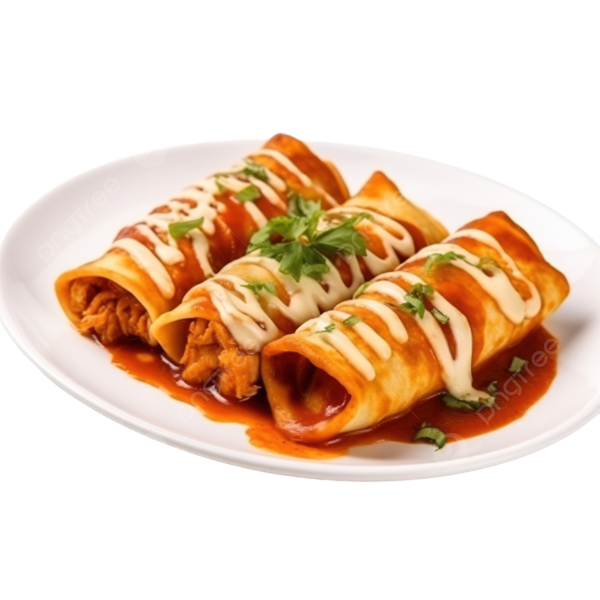
#> input picture assets/Beef_Enchiladas.png, 1200 x 1200 px, found by its file name (shown at 1/2 size); its folder holds only this picture in this run
$ python compressImages.py
#> lines starting #> are read from the running program, lines starting #| are printed output that depends on the picture
from PIL import Image, ImageFile, UnidentifiedImageError
import os

def compress_images(source_dir, target_dir, max_size=(500, 300)):
#> called with source_dir = './assets', target_dir = './assets/compressed', max_size = (500, 300)
    files = os.listdir(source_dir)
    if not os.path.exists(target_dir):
        os.makedirs(target_dir)
    for file in files:
        if file.endswith('.jpg') or file.endswith('.png'):
            image_path = os.path.join(source_dir, file)
            try:
                img = Image.open(image_path)
#> img is the input picture: PIL image 1200x1200 RGBA; mean R, G, B, A 104, 79, 58.7, 119
                img.thumbnail(max_size, Image.LANCZOS)
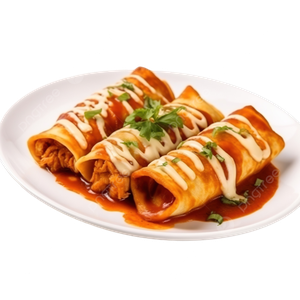
#> img: PIL image 300x300 RGBA; mean R, G, B, A 107.8, 82.7, 62.4, 119; transparent parts drawn white
                width, height = img.size
#> width = 300; height = 300
                x = (max_size[0] - width) // 2
#> x = 100
                y = (max_size[1] - height) // 2
#> y = 0
                new_img = Image.new('RGBA', max_size)
#> new_img: PIL image 500x300 RGBA; every value is 0
                new_img.paste(img, (x, y))
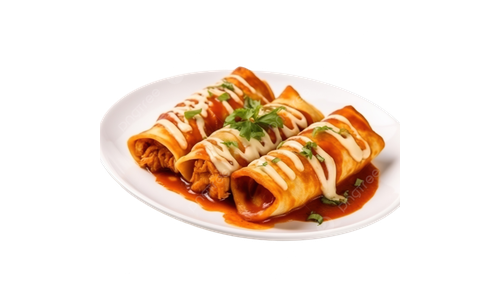
#> new_img: PIL image 500x300 RGBA; mean R, G, B, A 64.7, 49.6, 37.5, 71.4; transparent parts drawn white
                target_path = os.path.join(target_dir, file)
                new_img.save(target_path, "PNG")
                print("success", image_path)
            except (UnidentifiedImageError, OSError) as e:
                print(f"Die Datei {image_path} konnte nicht geöffnet werden. Überprüfen Sie das Format und die Integrität der Datei.")
                print(e)

# Verwenden Sie die Funktion
compress_images('./assets', './assets/compressed')

$ run again, on assets/Chicken_Alfredo_Pasta.png
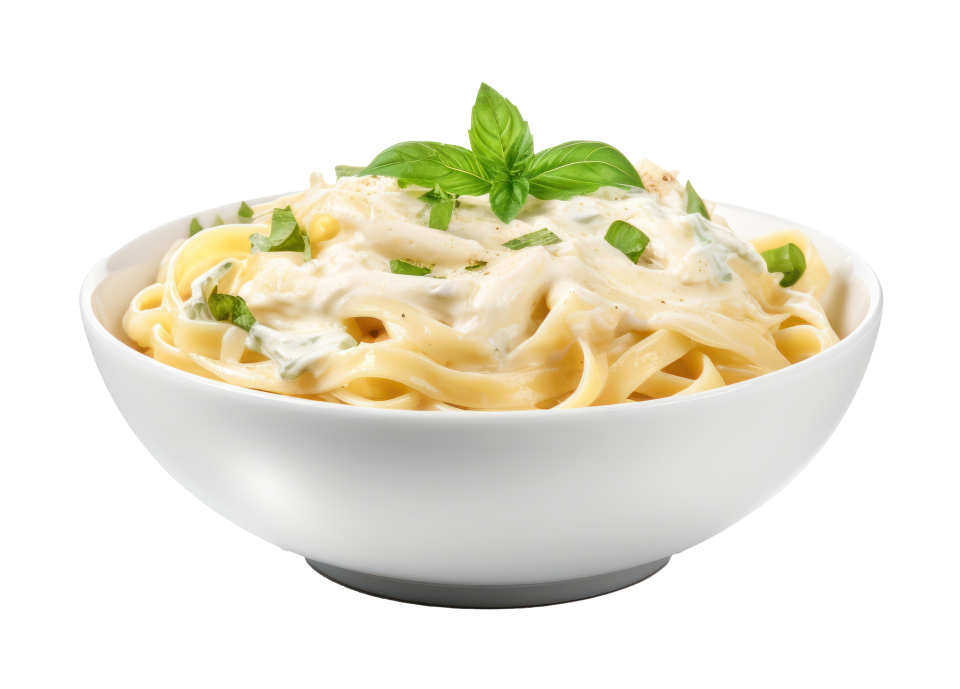
#> input picture assets/Chicken_Alfredo_Pasta.png, 1920 x 1377 px, found by its file name (shown at 1/2 size)
#> in compress_images, img is the input picture: PIL image 1920x1377 RGBA; mean R, G, B, A 117.5, 114.9, 99.1, 107.2
#> in compress_images, `img.thumbnail(max_size, Image.LANCZOS)`:
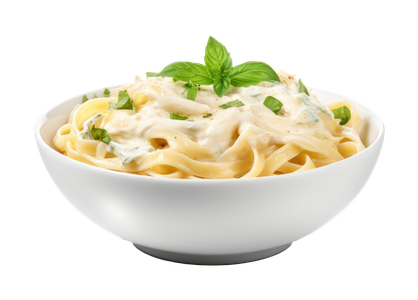
#> img: PIL image 418x300 RGBA; mean R, G, B, A 90.8, 87.5, 73, 107.2; transparent parts drawn white
#> in compress_images, `new_img.paste(img, (x, y))`:
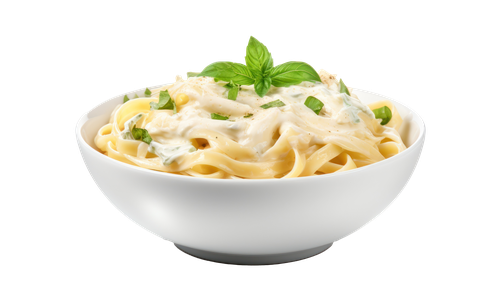
#> new_img: PIL image 500x300 RGBA; mean R, G, B, A 75.9, 73.1, 61, 89.7; transparent parts drawn white

$ run again, on assets/Chickpea_Curry.png
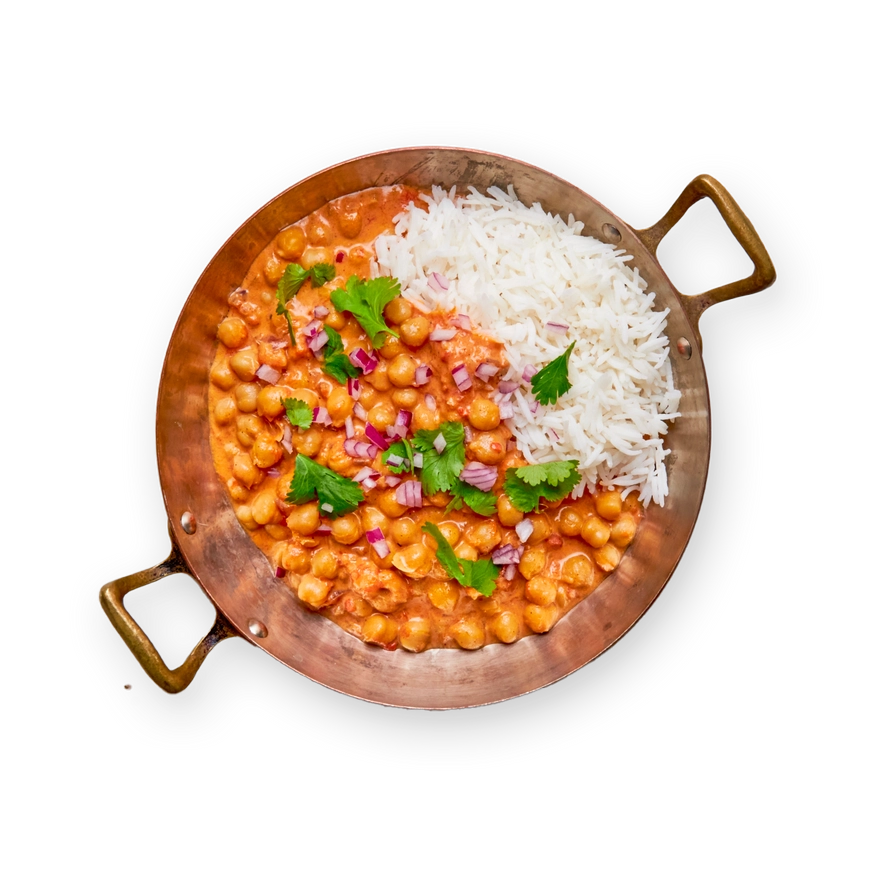
#> input picture assets/Chickpea_Curry.png, 880 x 880 px, found by its file name
#> in compress_images, img is the input picture: PIL image 880x880 RGBA; mean R, G, B, A 64.1, 43.8, 26.8, 86.6
#> img: PIL image 300x300 RGBA
#> in compress_images, `new_img.paste(img, (x, y))`:
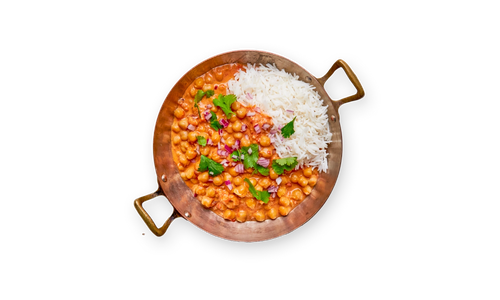
#> new_img: PIL image 500x300 RGBA; mean R, G, B, A 38.8, 26.6, 16.4, 51.9; transparent parts drawn white

$ run again, on assets/Beef_Stir_Fry.jpg
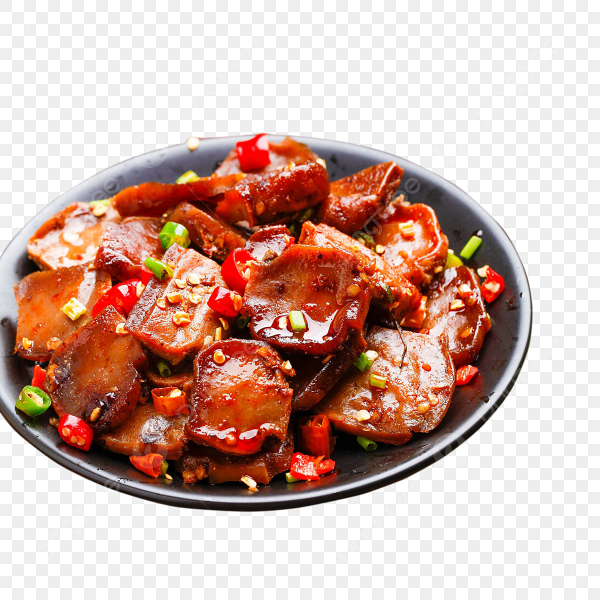
#> input picture assets/Beef_Stir_Fry.jpg, 1200 x 1200 px, found by its file name (shown at 1/2 size)
#> in compress_images, img is the input picture: PIL image 1200x1200 RGB; mean R, G, B 207.3, 175.5, 164.8
#> in compress_images, `img.thumbnail(max_size, Image.LANCZOS)`:
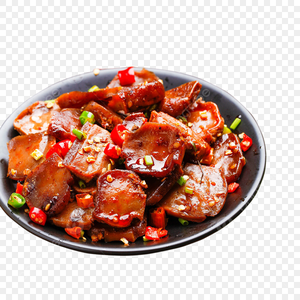
#> img: PIL image 300x300 RGB; mean R, G, B 207.3, 175.5, 165
#> in compress_images, `new_img.paste(img, (x, y))`:
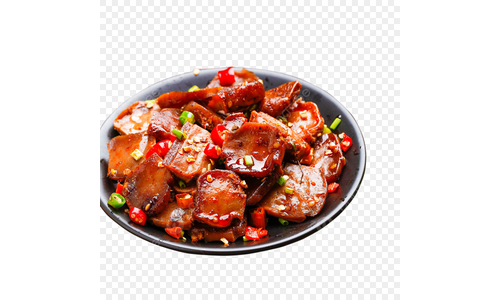
#> new_img: PIL image 500x300 RGBA; mean R, G, B, A 124.4, 105.3, 99, 153; transparent parts drawn white
